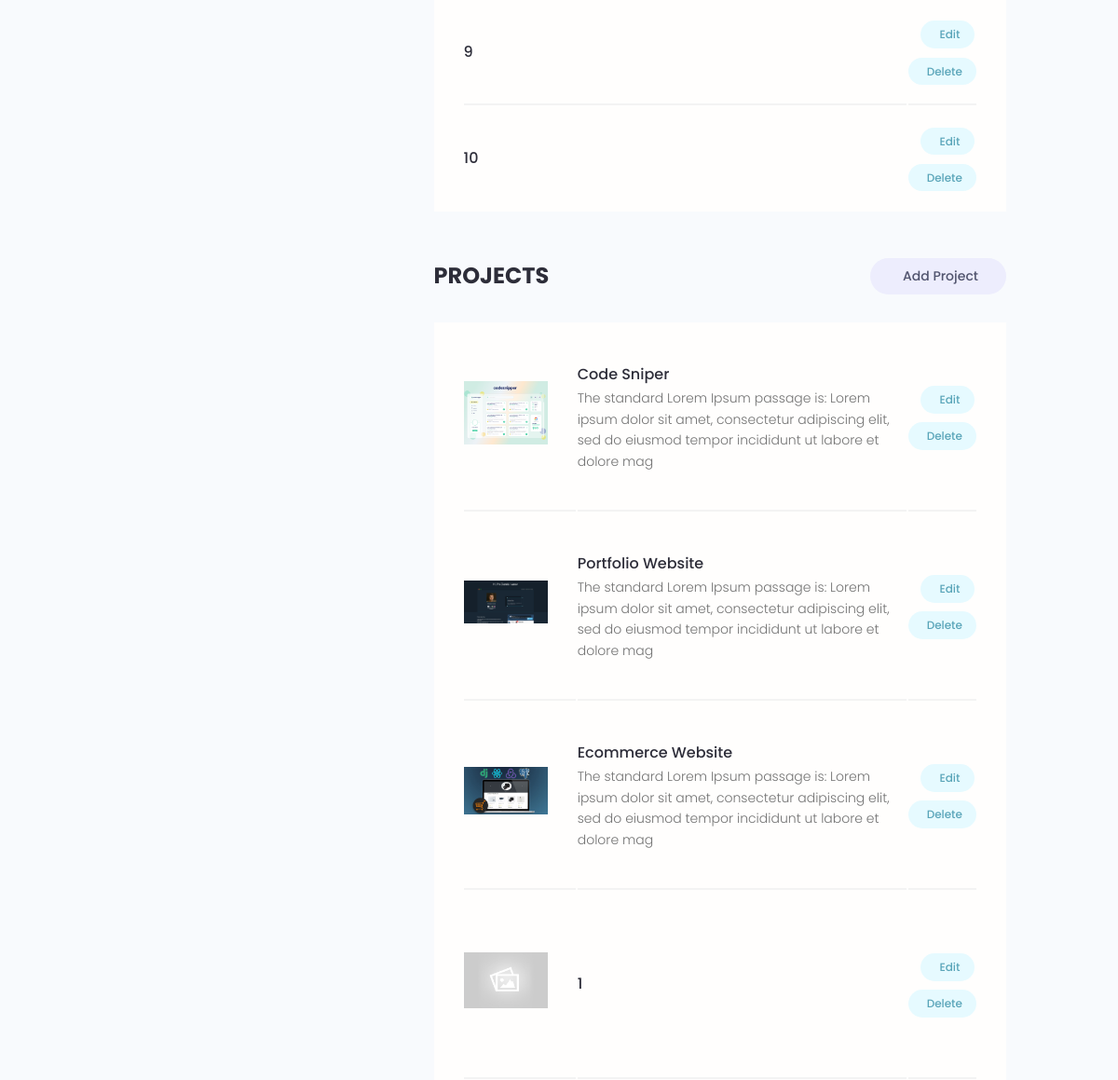
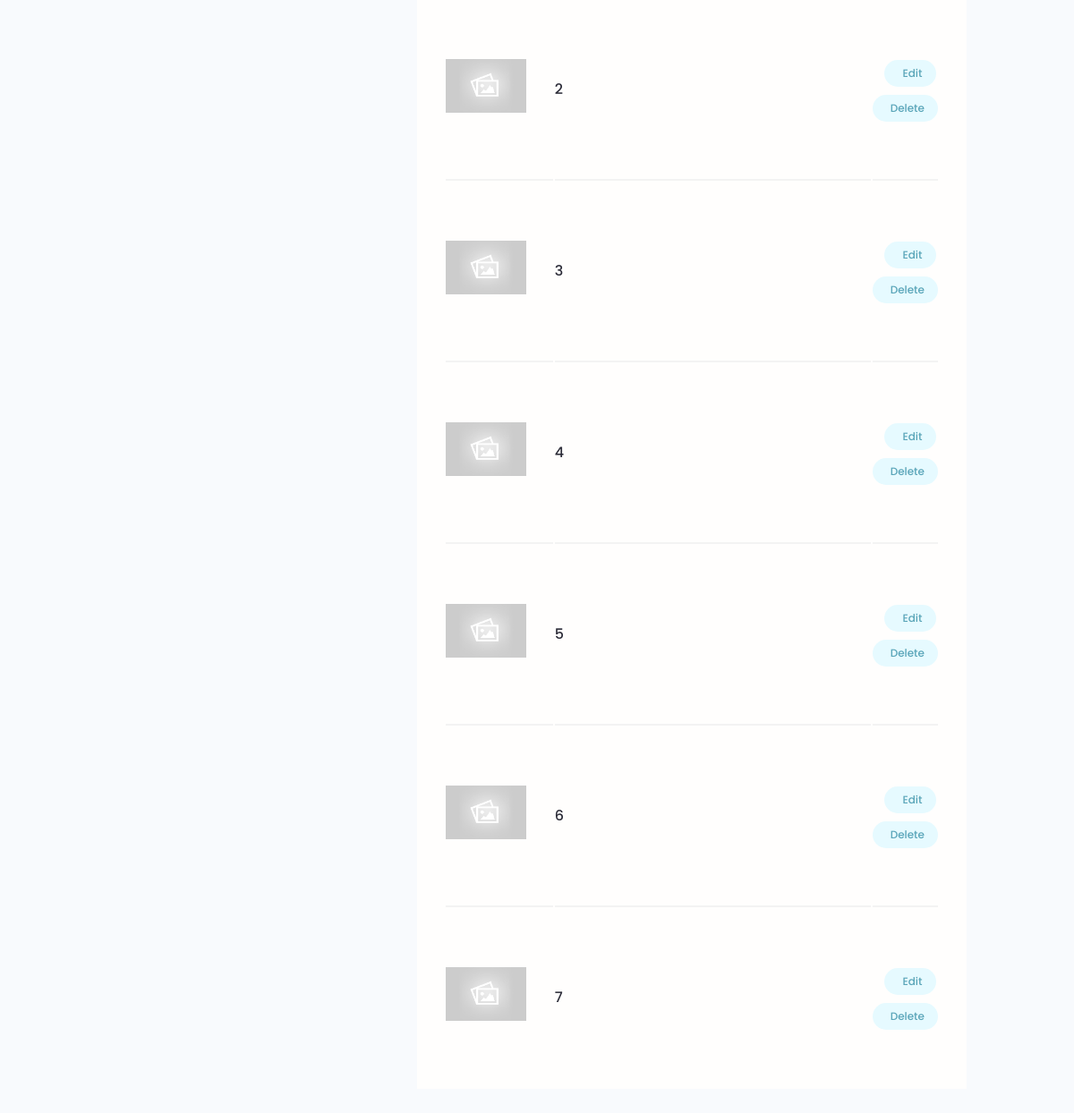
The app's page /account/ (signed in, lower part), older data (2 pictures, top to bottom).
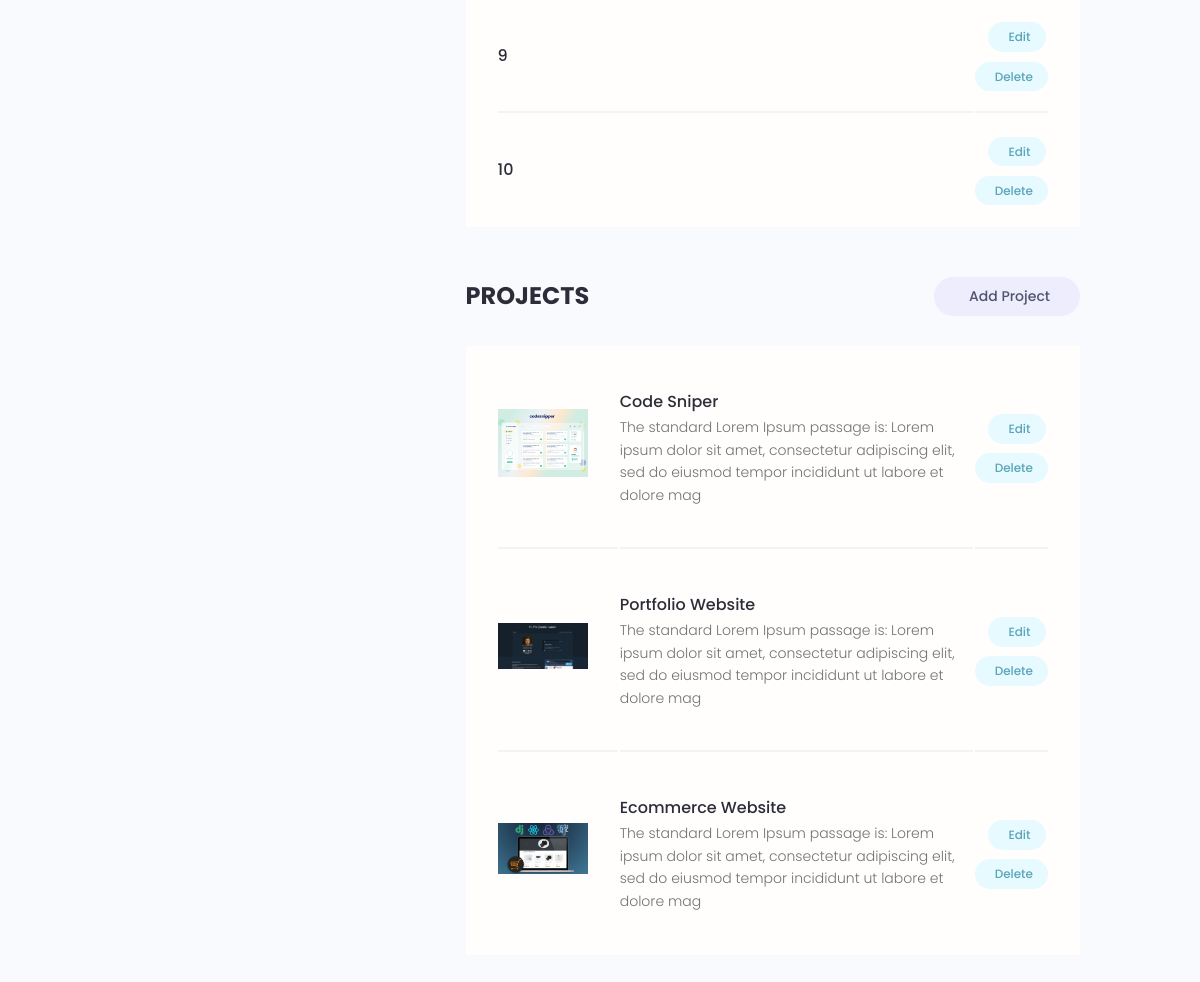
The same page, newer data.
### users/models.py (models this page shows, shortened)
class Skill (models.Model):
    owner = models.ForeignKey(Profile, on_delete=models.CASCADE, null= True, blank=True,)
    name = models.CharField(max_length=200, null=True, blank=True)
    description = models.TextField(null=True, blank=True)
    created = models.DateField(auto_now_add=True)
    id = models.UUIDField(default=uuid.uuid4, unique=True,
                           primary_key= True, editable= False)

### projects/models.py (models this page shows, shortened)
class project(models.Model):
    owner = models.ForeignKey(
        Profile, null=True, blank= True, on_delete=models.SET_NULL)
    title = models.CharField(max_length= 200 )
    description = models.TextField(null= True , blank= True)
    featured_image = models.ImageField(null= True , blank= True , default= "default.jpg" )
    demo_link = models.CharField(max_length= 2000, null= True , blank= True)
    source_link = models.CharField(max_length= 2000, null= True , blank= True)
    tag = models.ManyToManyField('tag', blank=True)
    vote_total = models.IntegerField( default= 0 , blank= True, null= True)
    vote_ratio = models.IntegerField( default= 0 ,blank= True, null= True )
    created = models.DateField(auto_now_add=True)
    id = models.UUIDField(default=uuid.uuid4, unique=True, primary_key= True, editable= False)
    class Meta:
        ordering = ['-vote_ratio','vote_total', 'title']

### users/views.py (the view)
# urls.py: path('account/', views.userAccount, name='account'),
@login_required(login_url='login')
def userAccount(request):
    profile = request.user.profile
    skills = profile.skill_set.all()
    projects = profile.project_set.all()
    context = {'profile': profile, 'skills': skills,'projects': projects}
    return render(request, 'users/account.html', context)

### users/templates/users/account.html (shortened to what this page needs)
{% extends 'main.html' %}
{% block content %}
  <main class="settingsPage profile my-md">
    <div class="container">
      <div class="layout">
        <div class="column column--1of3">
        </div>
        <div class="column column--2of3">
          <table class="settings__table">
            {% for skill in skills %}
            <tr>
              <td class="settings__tableInfo">
                <h4>{{skill.name}}</h4>
              </td>
              <td class="settings__tableActions">
                <a class="tag tag--pill tag--main settings__btn" href="{% url 'update-skill' skill.id %}"> Edit</a>
                <a class="tag tag--pill tag--main settings__btn" href="{% url 'delete-skill' skill.id %}?next=/account">
                  Delete</a>
              </td>
            </tr>
            {% endfor %}
          </table>
          <div class="settings">
            <h3 class="settings__title">Projects</h3>
            <a class="tag tag--pill tag--sub settings__btn tag--lg" href="{% url 'create-project' %}"> Add Project</a>
          </div>
          <table class="settings__table">
            <tr>
            {% for project in projects %}
              <td class="settings__thumbnail">
                <a href="{% url 'project' project.id %}"><img src="{{project.featured_image.url}}" alt="Project Thumbnail" /></a>
              </td>
              <td class="settings__tableInfo">
                <a href="{% url 'project' project.id %}">{{project.title}}</a>
                <p> {{project.description|slice:'150'}} </p>
              </td>
              <td class="settings__tableActions">
                <a class="tag tag--pill tag--main settings__btn" href="{% url 'update-project' project.id %}"> Edit</a>
                <a class="tag tag--pill tag--main settings__btn" href="{% url 'delete-project' project.id %}?next=/account">
                  Delete</a>
              </td>
            </tr>
            {% endfor %}
          </table>
        </div>
      </div>
    </div>
    {% endblock content %}

Row changes from the older to the newer data that the page shows:
removed project: featured_image (placeholder picture), title "1"
removed project: featured_image (placeholder picture), title "2"
removed project: featured_image (placeholder picture), title "3"
removed project: featured_image (placeholder picture), title "4"
removed project: featured_image (placeholder picture), title "5"
removed project: featured_image (placeholder picture), title "6"
removed project: featured_image (placeholder picture), title "7"
